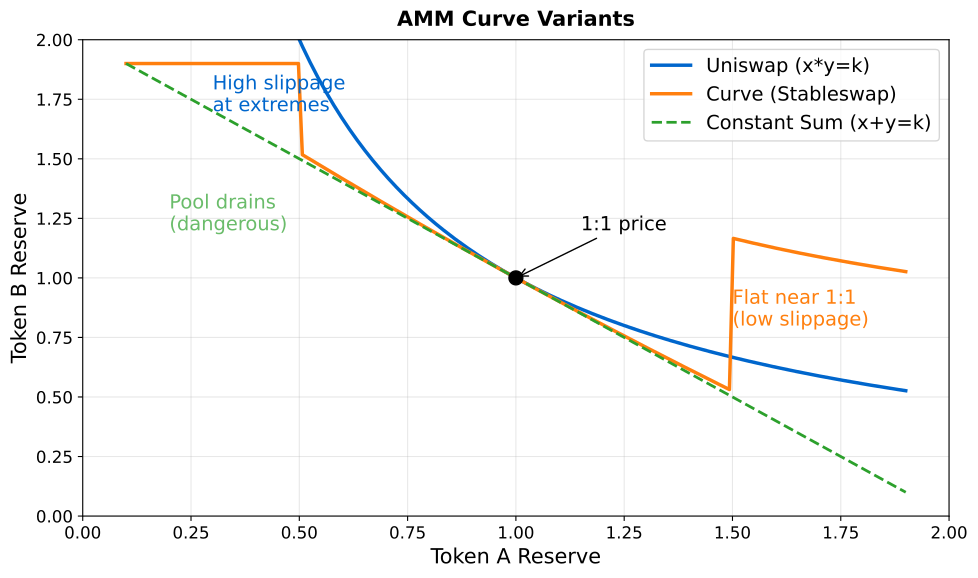

Write the Python code that produced this figure.
"""
AMM Curve Variants Comparison
Shows Uniswap (constant product), Curve (stableswap), and constant sum
"""

import matplotlib.pyplot as plt
import numpy as np
from pathlib import Path

CHART_METADATA = {
    'title': 'AMM Variants',
    'url': 'https://github.com/Digital-AI-Finance/Blockchain_Crypto/tree/main/Module_E_DeFi_Ecosystem/L34_AMM_Mechanics/charts/04_amm_variants'
}

plt.rcParams.update({
    'font.size': 14,
    'axes.labelsize': 14,
    'axes.titlesize': 16,
    'xtick.labelsize': 12,
    'ytick.labelsize': 12,
    'legend.fontsize': 12,
    'figure.figsize': (10, 6),
    'figure.dpi': 150
})

MLPURPLE = '#3333B2'
MLBLUE = '#0066CC'
MLORANGE = '#FF7F0E'
MLGREEN = '#2CA02C'
MLRED = '#D62728'

fig, ax = plt.subplots(figsize=(10, 6))

# Normalized reserves (same total)
x = np.linspace(0.1, 1.9, 200)

# Constant product: x * y = 1
y_product = 1 / x

# Constant sum: x + y = 2
y_sum = 2 - x

# Stableswap (hybrid) - simplified approximation
# Flatter near 1:1, curves at extremes
A = 100  # Amplification parameter
y_stable = []
for xi in x:
    # Simplified stableswap approximation
    if 0.5 <= xi <= 1.5:
        yi = 2 - xi + 0.1 * (xi - 1)**2
    else:
        yi = 1 / xi + 0.5
    y_stable.append(max(0.1, min(1.9, yi)))

ax.plot(x, y_product, '-', color=MLBLUE, linewidth=2.5, label='Uniswap (x*y=k)')
ax.plot(x, y_stable, '-', color=MLORANGE, linewidth=2.5, label='Curve (Stableswap)')
ax.plot(x, y_sum, '--', color=MLGREEN, linewidth=2, label='Constant Sum (x+y=k)')

# Mark the 1:1 point
ax.plot(1, 1, 'o', color='black', markersize=10, zorder=5)
ax.annotate('1:1 price', xy=(1, 1), xytext=(1.15, 1.2), fontsize=10,
            arrowprops=dict(arrowstyle='->', color='black', lw=1))

# Add annotations for each curve
ax.text(0.3, 1.7, 'High slippage\nat extremes', fontsize=9, color=MLBLUE)
ax.text(1.5, 0.8, 'Flat near 1:1\n(low slippage)', fontsize=9, color=MLORANGE)
ax.text(0.2, 1.2, 'Pool drains\n(dangerous)', fontsize=9, color=MLGREEN, alpha=0.7)

ax.set_xlabel('Token A Reserve', fontsize=12)
ax.set_ylabel('Token B Reserve', fontsize=12)
ax.set_xlim(0, 2)
ax.set_ylim(0, 2)

ax.legend(loc='upper right', fontsize=10)
ax.grid(True, alpha=0.3)

ax.set_title('AMM Curve Variants', fontweight='bold', fontsize=15, pad=10)
plt.tight_layout()

output_path = Path(__file__).parent / 'chart.pdf'
plt.savefig(output_path, bbox_inches='tight', dpi=300)
print(f"Chart saved to: {output_path.absolute()}")
plt.close()
